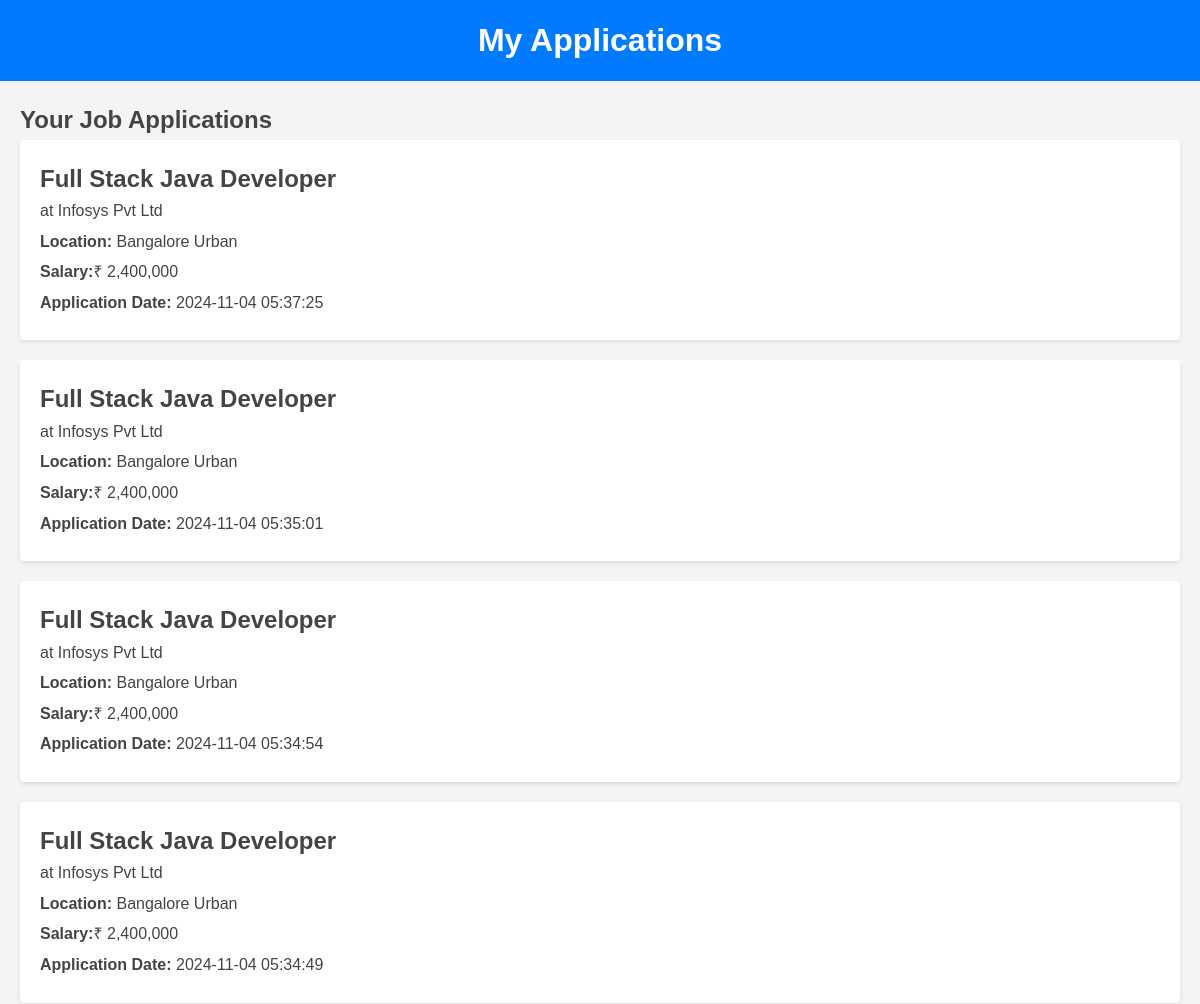
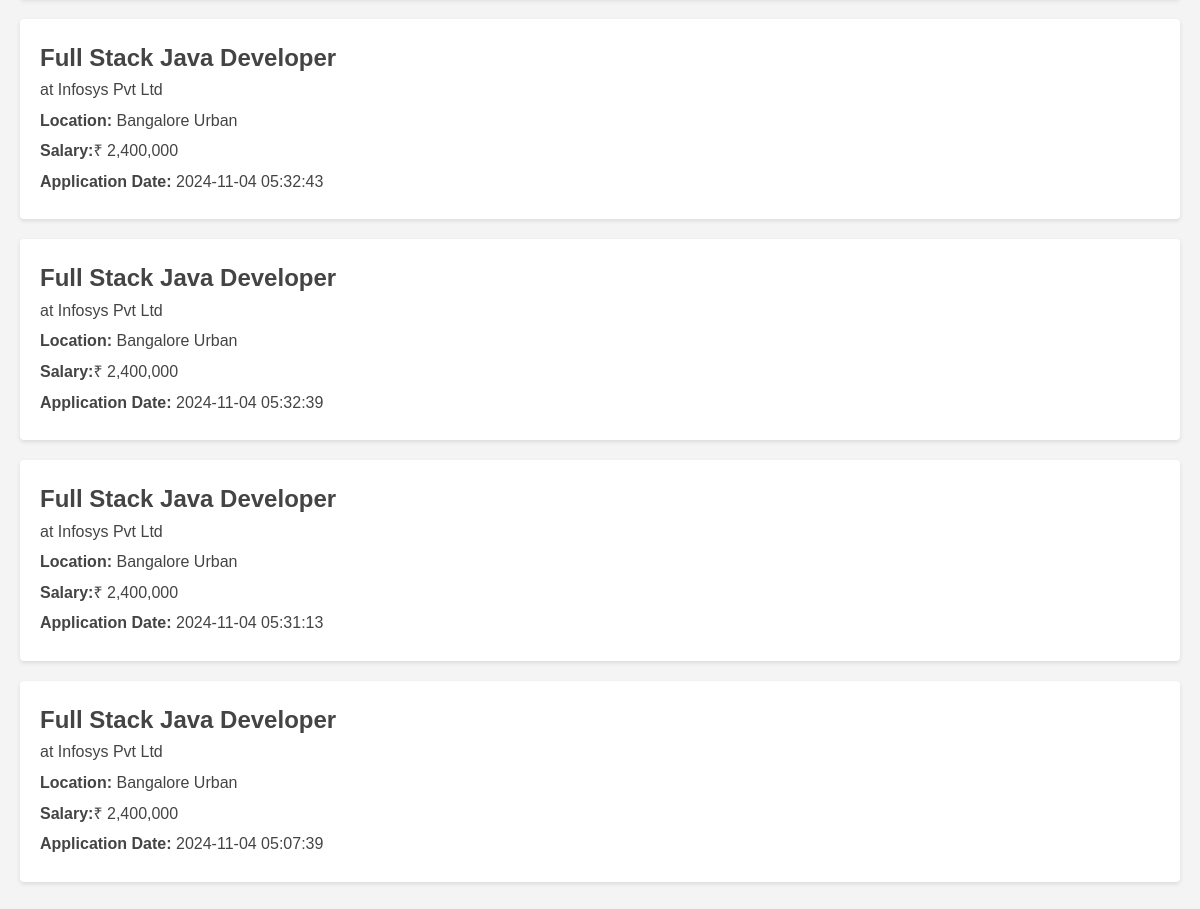
The page /job_seeker_applications.php (signed in) on the database its author committed (2 pictures, top to bottom).
### tables this page shows
CREATE TABLE `applications` (
  `id` int(11) NOT NULL,
  `job_id` int(11) DEFAULT NULL,
  `user_id` int(11) DEFAULT NULL,
  `application_date` timestamp NOT NULL DEFAULT current_timestamp(),
  `applied_at` timestamp NOT NULL DEFAULT current_timestamp(),
  `status` enum('Pending','Reviewed','Rejected','Accepted') DEFAULT 'Pending',
  `resume` varchar(255) DEFAULT NULL,
  `name` varchar(100) DEFAULT NULL,
  `dob` date DEFAULT NULL,
  `experience` varchar(100) DEFAULT NULL,
  `skills` text DEFAULT NULL,
  `expected_salary` decimal(10,2) DEFAULT NULL,
  `current_salary` decimal(10,2) DEFAULT NULL
);

CREATE TABLE `jobs` (
  `id` int(11) NOT NULL,
  `title` varchar(255) NOT NULL,
  `description` text NOT NULL,
  `location` varchar(255) NOT NULL,
  `company` varchar(255) NOT NULL,
  `salary` decimal(10,2) NOT NULL,
  `posted_by` int(11) DEFAULT NULL
);

### job_seeker_applications.php (the view, shortened to what this page needs)
<?php
require 'config.php';
$user_id = $_SESSION['user_id'];
$sql_applications = "
    SELECT a.job_id, j.title, j.company, j.location, j.salary,a.applied_at
    FROM applications AS a
    JOIN jobs AS j ON a.job_id = j.id
    WHERE a.user_id = ?
    ORDER BY a.applied_at DESC
";
$stmt = $conn->prepare($sql_applications);
$stmt->bind_param("i", $user_id);
$stmt->execute();
$result_applications = $stmt->get_result();
$applications = [];
if ($result_applications->num_rows > 0) {
    while ($row = $result_applications->fetch_assoc()) {
        $applications[] = $row;
    }
}
?>
<!DOCTYPE html>
<html lang="en">
<head>
    <link rel="stylesheet" href="styles.css">
</head>
<body>
    <header>
        <h1>My Applications</h1>
    </header>
    <main>
        <h2>Your Job Applications</h2>
        <?php if (!empty($applications)): ?>
            <?php foreach ($applications as $application): ?>
                <div class="application-section">
                    <div class="application-header">
                        <h3><?= htmlspecialchars($application['title']) ?></h3>
                        <span>at <?= htmlspecialchars($application['company']) ?></span>
                    </div>
                    <div class="application-details">
                        <p><strong>Location:</strong> <?= htmlspecialchars($application['location']) ?></p>
                        <p><strong>Salary:</strong>₹ <?= htmlspecialchars(number_format($application['salary'])) ?></p>
                        <p><strong>Application Date:</strong> <?= htmlspecialchars($application['applied_at']) ?></p>
                    </div>
                </div>
            <?php endforeach; ?>
        <?php else: ?>
            <p class="no-applications">You have not applied to any jobs yet.</p>
        <?php endif; ?>
    </main>
</body>
</html>

### styles.css (style rules this page uses)
* { margin: 0; padding: 0; box-sizing: border-box; font-family: 'Verdana', sans-serif; }
body { color: #444; background-color: #eaeef1; line-height: 1.6; }

### job_seeker_applications.php (style rules this page uses)
body { font-family: 'Arial', sans-serif; background-color: #f4f4f4; }
header { background: #007bff; color: #fff; padding: 15px 20px; text-align: center; }
main { padding: 20px; }
.application-section { background: #fff; padding: 20px; margin-bottom: 20px; border-radius: 4px; box-shadow: 0 2px 4px rgba(0, 0, 0, 0.1); }
.application-header h3 { margin: 0; font-size: 24px; }
.application-details p { margin: 5px 0; }

### rows shown on the page
applications: job.title "Full Stack Java Developer", job.company "Infosys Pvt Ltd", job.location "Bangalore Urban", job.salary "2,400,000", applied_at "2024-11-04 05:37:25"
applications: job.title "Full Stack Java Developer", job.company "Infosys Pvt Ltd", job.location "Bangalore Urban", job.salary "2,400,000", applied_at "2024-11-04 05:35:01"
applications: job.title "Full Stack Java Developer", job.company "Infosys Pvt Ltd", job.location "Bangalore Urban", job.salary "2,400,000", applied_at "2024-11-04 05:34:54"
applications: job.title "Full Stack Java Developer", job.company "Infosys Pvt Ltd", job.location "Bangalore Urban", job.salary "2,400,000", applied_at "2024-11-04 05:34:49"
applications: job.title "Full Stack Java Developer", job.company "Infosys Pvt Ltd", job.location "Bangalore Urban", job.salary "2,400,000", applied_at "2024-11-04 05:32:43"
applications: job.title "Full Stack Java Developer", job.company "Infosys Pvt Ltd", job.location "Bangalore Urban", job.salary "2,400,000", applied_at "2024-11-04 05:32:39"
applications: job.title "Full Stack Java Developer", job.company "Infosys Pvt Ltd", job.location "Bangalore Urban", job.salary "2,400,000", applied_at "2024-11-04 05:31:13"
applications: job.title "Full Stack Java Developer", job.company "Infosys Pvt Ltd", job.location "Bangalore Urban", job.salary "2,400,000", applied_at "2024-11-04 05:07:39"
